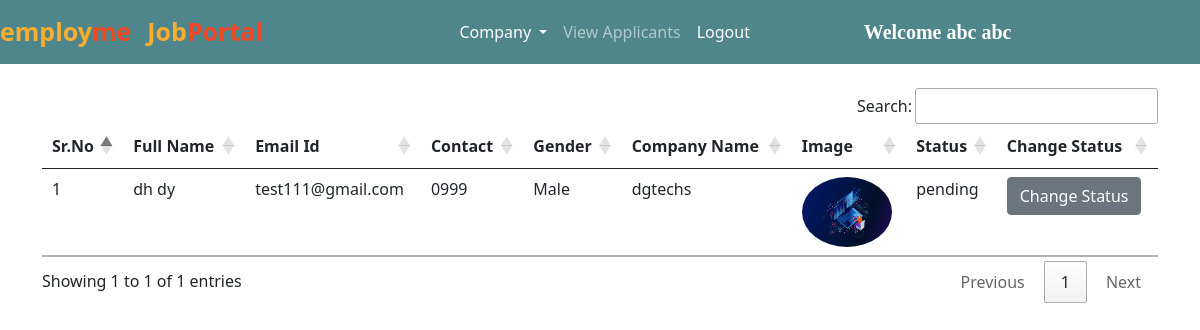
Screenshot of /pending_companies/ (signed in) with the database file from the repository.
### jobs/models.py (models this page shows, shortened)
class Company(models.Model):
    user = models.ForeignKey(User, on_delete=models.CASCADE)
    phone = models.CharField(max_length=10)
    image = models.ImageField(upload_to="")
    gender = models.CharField(max_length=10)
    type = models.CharField(max_length=15)
    status = models.CharField(max_length=20)
    company_name = models.CharField(max_length=100)

### jobs/views.py (the view)
# urls.py: path("pending_companies/", views.pending_companies, name="pending_companies"),
def pending_companies(request):
    if not request.user.is_authenticated:
        return redirect("/admin_login")
    companies = Company.objects.filter(status="pending")
    return render(request, "pending_companies.html", {'companies':companies})

### jobs/templates/pending_companies.html (shortened to what this page needs)
{% extends 'admin_navbar.html' %}
{% block body %}
<div class="container mt-4">
<table class="table table-hover" id="example">
    <thead>
        <tr>
            <th>Sr.No</th>
            <th>Full Name</th>
            <th>Email Id</th>
            <th>Contact</th>
            <th>Gender</th>
            <th>Company Name</th>
            <th>Image</th>
            <th>Status</th>
            <th>Change Status</th>
        </tr>
    </thead>
    <tbody>
        {% for company in companies %}
        <tr>
            <td>{{forloop.counter}}</td>
            <td>{{company.user.get_full_name}}</td>
            <td>{{company.user.email}}</td>
            <td>{{company.phone}}</td>
            <td>{{company.gender}}</td>
            <td>{{company.company_name}}</td>
            <td><img src="{{company.image.url}}" class="rounded-circle" width="90px" height="70px"></td>
            <td>{{company.status}}</td>
            <td><a href="/change_status/{{company.id}}/" class="btn btn-secondary">Change Status</a></td>
        </tr>
        {% endfor %}
    </tbody>
</table>
</div>
{% endblock %}

### jobs/templates/admin_navbar.html (shortened to what this page needs)
<!doctype html>
<html lang="en">
<head>
  <link href="https://cdn.jsdelivr.net/npm/bootstrap@5.0.2/dist/css/bootstrap.min.css" rel="stylesheet"
>
  <link rel="stylesheet" href="https://cdn.datatables.net/1.10.25/css/jquery.dataTables.min.css">
  <link rel="stylesheet" href="https://cdn.datatables.net/buttons/1.7.1/css/buttons.dataTables.min.css">
</head>
<body>
  <nav class="navbar navbar-expand-lg navbar-dark">
      <a class="navbar-brand" href="/"><span class="head1">employ</span><span class="head2">me</span></a>
      <a class="navbar-brand" href="#"><span class="head1">Job</span><span class="head2">Portal</span></a>
      <div class="container w-50">
      <div class="collapse navbar-collapse" id="navbarSupportedContent">
        <ul class="navbar-nav me-auto mb-2 mb-lg-0">
          <div class="collapse navbar-collapse" id="navbarNavDarkDropdown">
            <ul class="navbar-nav">
              <li class="nav-item dropdown">
                <a class="nav-link active dropdown-toggle" href="#" id="navbarDarkDropdownMenuLink" role="button" data-bs-toggle="dropdown" aria-expanded="false">
                  Company
                </a>
              </li>
            </ul>
          </div>
          <li class="nav-item">
            <a class="nav-link {% block view_applicants %} {% endblock %}" href="/view_applicants/">View Applicants</a>
          </li>
          <li class="nav-item">
            <a class="nav-link active" href="/logout/">Logout</a>
          </li>
        </ul>
        <a class="navbar-brand" style="font-weight: bold; font-family: 'Times New Roman', Times, serif;" href="#">Welcome {{request.user.get_full_name}}</a>
      </div>
      </div>
  </nav>
  {% block body %}
  {% endblock %}
</body>
</html>

### jobs/templates/admin_navbar.html (style rules this page uses)
.navbar { background-color: #4f868c; }
.head1 { color: #FBAD30; font-size: 25px; font-weight: bold; height: 50px; }
.head2 { color: #EF4926; font-size: 25px; font-weight: bold; }

### rows the page displays
Company: user.get_full_name "dh dy", user.email "test111@gmail.com", phone "0999", gender "Male", company_name "dgtechs", image (picture), status "pending"

### other values shown
{{ request.user.get_full_name }} "abc abc"
